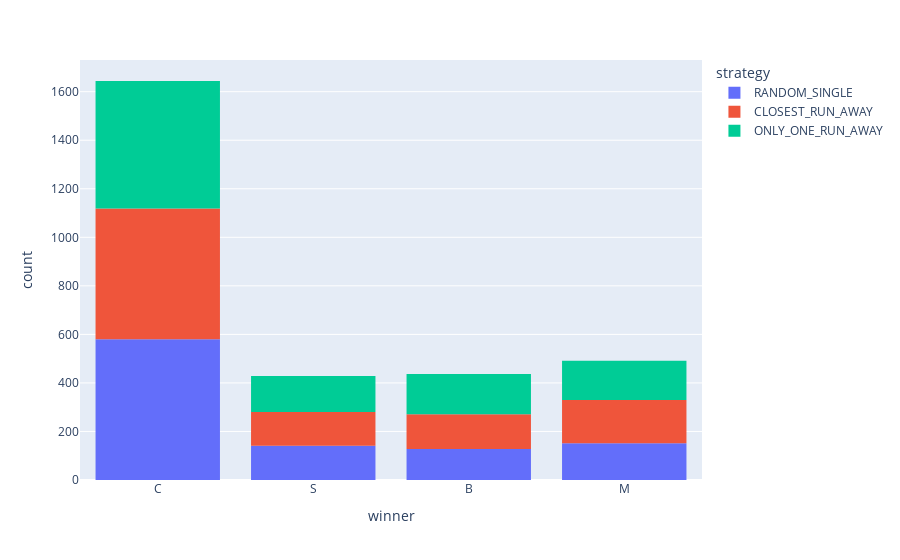

Notebook cell for this chart:
### Code cell
df_game_result[df_game_result["C"] != GameResult.FINISHED.name]
px.histogram(df_game_result, "winner", color="strategy")

### Figure 1 — Plotly figure (JSON) as saved in the notebook; plotly's stock layout.template omitted (floating-point values rounded to 4 significant figures; data arrays with more than 128 entries replaced by an {"elided": "..."} marker saying what was removed)
{"data": [{"bingroup": "x", "hovertemplate": "strategy=RANDOM_SINGLE<br>winner=%{x}<br>count=%{y}<extra></extra>", "legendgroup": "RANDOM_SINGLE", "marker": {"color": "#636efa", "pattern": {"shape": ""}}, "name": "RANDOM_SINGLE", "orientation": "v", "showlegend": true, "type": "histogram", "x": {"elided": "1000 str values"}, "xaxis": "x", "yaxis": "y"}, {"bingroup": "x", "hovertemplate": "strategy=CLOSEST_RUN_AWAY<br>winner=%{x}<br>count=%{y}<extra></extra>", "legendgroup": "CLOSEST_RUN_AWAY", "marker": {"color": "#EF553B", "pattern": {"shape": ""}}, "name": "CLOSEST_RUN_AWAY", "orientation": "v", "showlegend": true, "type": "histogram", "x": {"elided": "1000 str values"}, "xaxis": "x", "yaxis": "y"}, {"bingroup": "x", "hovertemplate": "strategy=ONLY_ONE_RUN_AWAY<br>winner=%{x}<br>count=%{y}<extra></extra>", "legendgroup": "ONLY_ONE_RUN_AWAY", "marker": {"color": "#00cc96", "pattern": {"shape": ""}}, "name": "ONLY_ONE_RUN_AWAY", "orientation": "v", "showlegend": true, "type": "histogram", "x": {"elided": "1000 str values"}, "xaxis": "x", "yaxis": "y"}], "layout": {"barmode": "relative", "legend": {"title": {"text": "strategy"}, "tracegroupgap": 0}, "margin": {"t": 60}, "xaxis": {"anchor": "y", "domain": [0, 1], "title": {"text": "winner"}}, "yaxis": {"anchor": "x", "domain": [0, 1], "title": {"text": "count"}}}}
